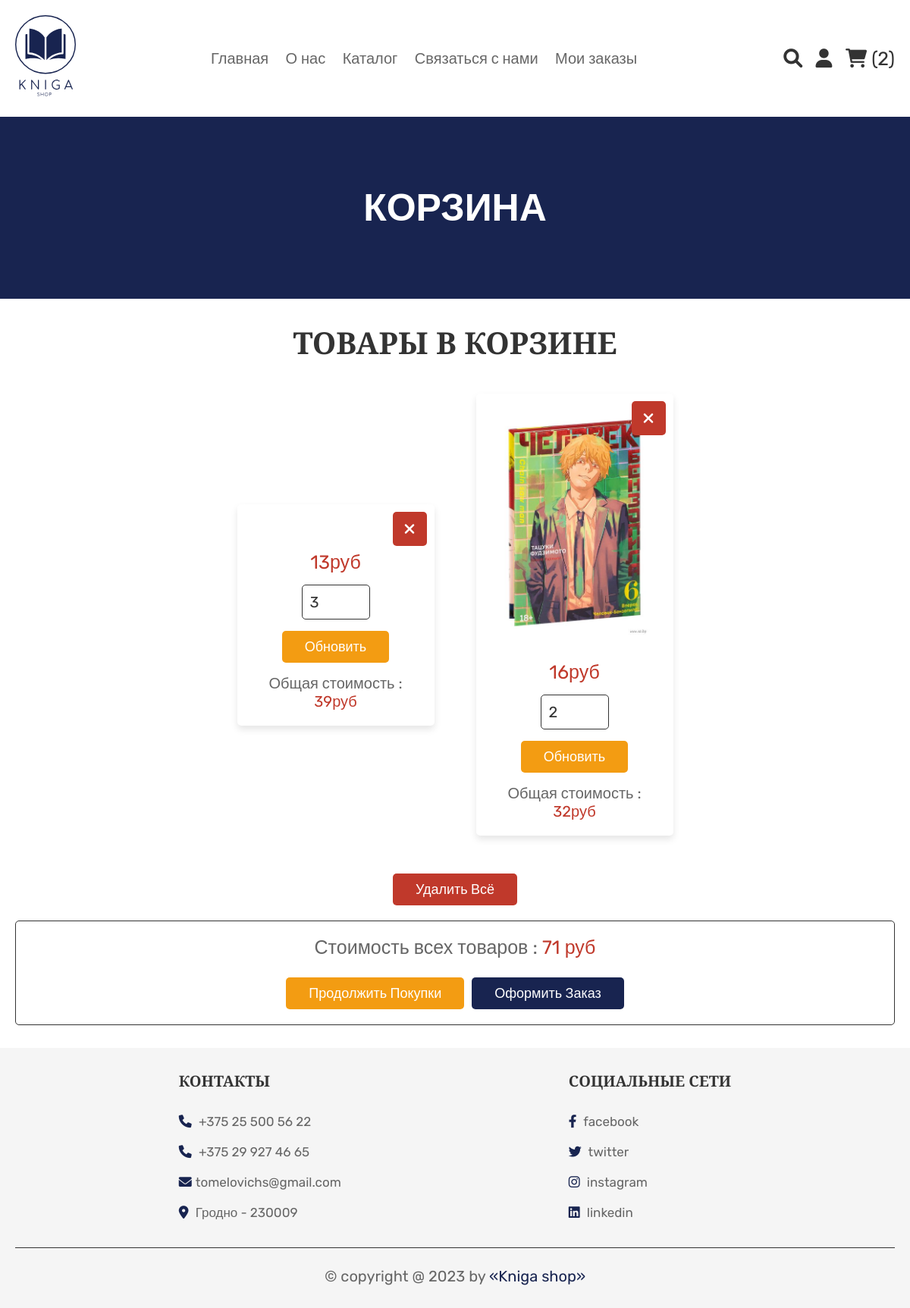
/cart.php (signed in), run on the app's committed database.
### tables this page shows
CREATE TABLE `cart` (
  `id` int NOT NULL,
  `user_id` int NOT NULL,
  `product_id` int NOT NULL,
  `price` int NOT NULL,
  `quantity` int NOT NULL,
  `image` varchar(100) NOT NULL
);

### cart.php (the view, shortened to what this page needs)
<?php
include 'config.php';
$user_id = $_SESSION['user_id'];
?>
<!DOCTYPE html>
<html lang="en">
<head>
   <link rel="stylesheet" href="https://cdnjs.cloudflare.com/ajax/libs/font-awesome/6.0.0/css/all.min.css">
   <link rel="stylesheet" href="css/style.css">
</head>
<body>
<?php include 'header.php'; ?>
<div class="heading">
   <h3>Корзина</h3>
</div>
<section class="shopping-cart">
   <h1 class="title">Товары в корзине</h1>
   <div class="box-container">
      <?php
         $grand_total = 0;
         $select_cart = mysqli_query($conn, "SELECT * FROM `cart` WHERE user_id = '$user_id'") or die('query failed');
         if(mysqli_num_rows($select_cart) > 0){
            while($fetch_cart = mysqli_fetch_assoc($select_cart)){
      ?>
      <div class="box">
         <a href="cart.php?delete=<?php echo $fetch_cart['id']; ?>" class="fas fa-times" onclick="return confirm('удалить это из корзины?');"></a>
         <img src="uploaded_img/<?php echo $fetch_cart['image']; ?>" alt="">
         <div class="name"><?php echo $fetch_cart['name']; ?></div>
         <div class="price"><?php echo $fetch_cart['price']; ?>руб</div>
         <form action="" method="post">
            <input type="number" min="1" name="cart_quantity" value="<?php echo $fetch_cart['quantity']; ?>">
            <input type="submit" name="update_cart" value="Обновить" class="option-btn">
         </form>
         <div class="sub-total"> Общая стоимость : <span><?php echo $sub_total = ($fetch_cart['quantity'] * $fetch_cart['price']); ?>руб</span> </div>
      </div>
      <?php
      $grand_total += $sub_total;
         }
      }else{
         echo '<p class="empty">Ваша корзина пуста</p>';
      }
      ?>
   </div>
   <div style="margin-top: 2rem; text-align:center;">
      <a href="cart.php?delete_all" class="delete-btn <?php echo ($grand_total > 1)?'':'disabled'; ?>" onclick="return confirm('удалить все из корзины?');">Удалить всё</a>
   </div>
   <div class="cart-total">
      <p>Стоимость всех товаров : <span><?php echo $grand_total; ?> руб</span></p>
      <div class="flex">
         <a href="shop.php" class="option-btn">Продолжить покупки</a>
         <a href="checkout.php" class="btn <?php echo ($grand_total > 1)?'':'disabled'; ?>">Оформить заказ</a>
      </div>
   </div>
</section>
<?php include 'footer.php'; ?>
</body>
</html>

### css/style.css (style rules this page uses)
:root { --purple:#182450; --red:#c0392b; --orange:#f39c12; --black:#333; --white:#fff; --light-color:#666; --light-white:#ccc; --light-bg:#f5f5f5; --border:.1rem solid var(--black); --box-shadow:0 .5rem 1rem rgba(0,0,0,.1); }
* { font-family: 'Rubik', sans-serif; margin:0; padding:0; box-sizing: border-box; outline: none; border:none; text-decoration: none; transition:all .2s linear; }
html { font-size: 62.5%; overflow-x: hidden; }
section { padding:3rem 2rem; }
.title { text-align: center; margin-bottom: 2rem; text-transform: uppercase; color:var(--black); font-size: 4rem; font-family: 'Playfair Display', serif; }
.btn, .option-btn, .delete-btn, .white-btn { display: inline-block; margin-top: 1rem; padding:1rem 3rem; cursor: pointer; color:var(--white); font-size: 1.8rem; border-radius: .5rem; text-transform: capitalize; }
.white-btn, .btn { background-color: var(--purple); }
.option-btn { background-color: var(--orange); }
.delete-btn { background-color: var(--red); }
.heading { min-height: 30vh; display: flex; flex-flow: column; align-items: center; justify-content: center; gap:1rem; background-color: #182450; background-size: cover; background-position: center; text-align: center; }
.heading h3 { font-size: 5rem; color:var(--white); text-transform: uppercase; }
.name { white-space: nowrap; overflow: hidden; text-overflow: ellipsis; }
.shopping-cart .box-container { max-width: 1200px; margin:0 auto; display: grid; grid-template-columns: repeat(auto-fit, 30rem); align-items: center; gap:1.5rem; justify-content: center; }
.shopping-cart .box-container .box { text-align: center; padding:2rem; margin: 2rem; border-radius: .5rem; background-color: var(--white); box-shadow: var(--box-shadow); position: relative; }
.shopping-cart .box-container .box .fa-times { position: absolute; top:1rem; right:1rem; height: 4.5rem; width: 4.5rem; line-height: 4.5rem; font-size: 2rem; background-color: var(--red); color:var(--white); border-radius: .5rem; }
.shopping-cart .box-container .box img { height: 30rem; }
.shopping-cart .box-container .box .name { padding:1rem 0; font-size: 2rem; color:var(--black); }
.shopping-cart .box-container .box .price { padding:1rem 0; font-size: 2.5rem; color:var(--red); }
.shopping-cart .box-container .box input[type="number"] { margin:.5rem 0; border:var(--border); border-radius: .5rem; padding:1rem 1rem; font-size: 2rem; color:var(--black); width: 9rem; }
.shopping-cart .box-container .box .sub-total { padding-top: 1.5rem; font-size: 2rem; color:var(--light-color); }
.shopping-cart .box-container .box .sub-total span { color:var(--red); }
.shopping-cart .cart-total { max-width: 1200px; margin:0 auto; border:var(--border); padding:2rem; text-align: center; margin-top: 2rem; border-radius: .5rem; }
.shopping-cart .cart-total p { font-size: 2.5rem; color:var(--light-color); }
.shopping-cart .cart-total p span { color:var(--red); }
.shopping-cart .cart-total .flex { display: flex; flex-wrap: wrap; column-gap:1rem; margin-top: 1.5rem; justify-content: center; }

### data on the page
cart: price "13", cart_quantity "3", $sub_total = ($fetch_cart['quantity'] * $fetch_cart['price']) "39"
cart: image (picture), price "16", cart_quantity "2", $sub_total = ($fetch_cart['quantity'] * $fetch_cart['price']) "32"

### other printed values
$cart_rows_number "2"
$grand_total "71"
